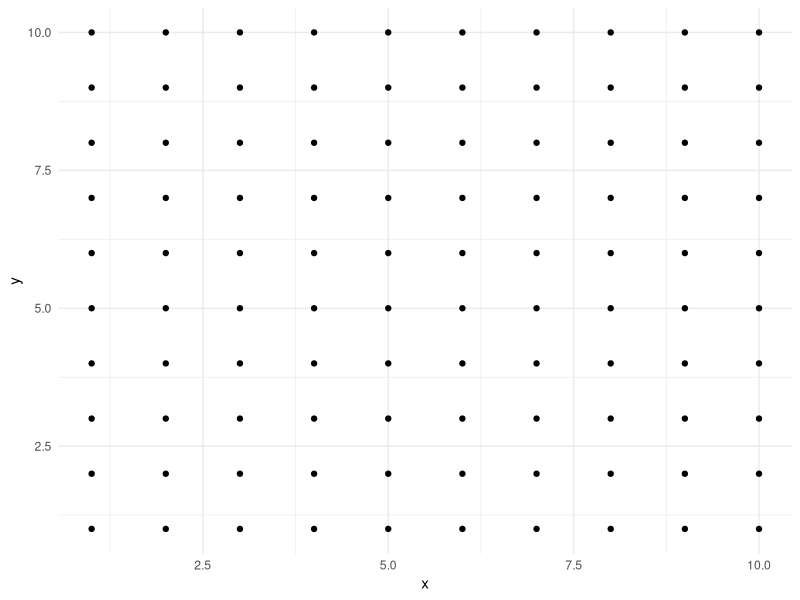
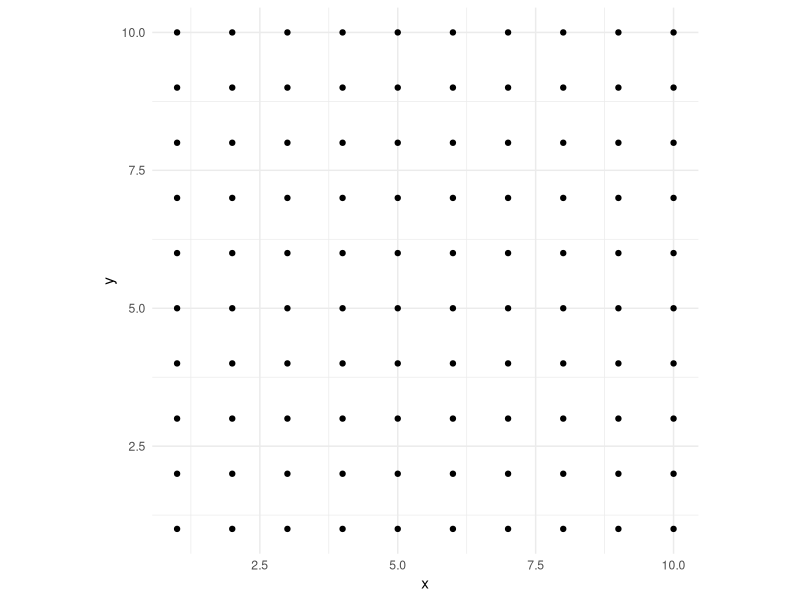
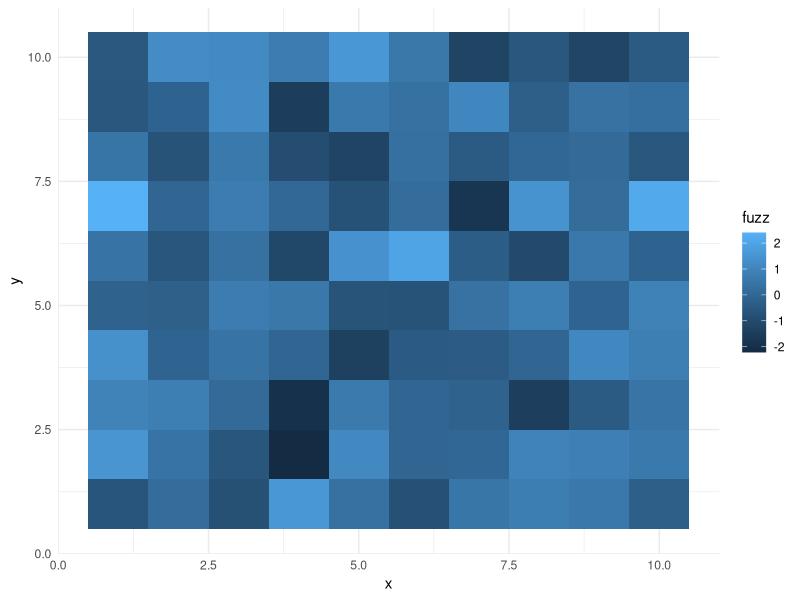
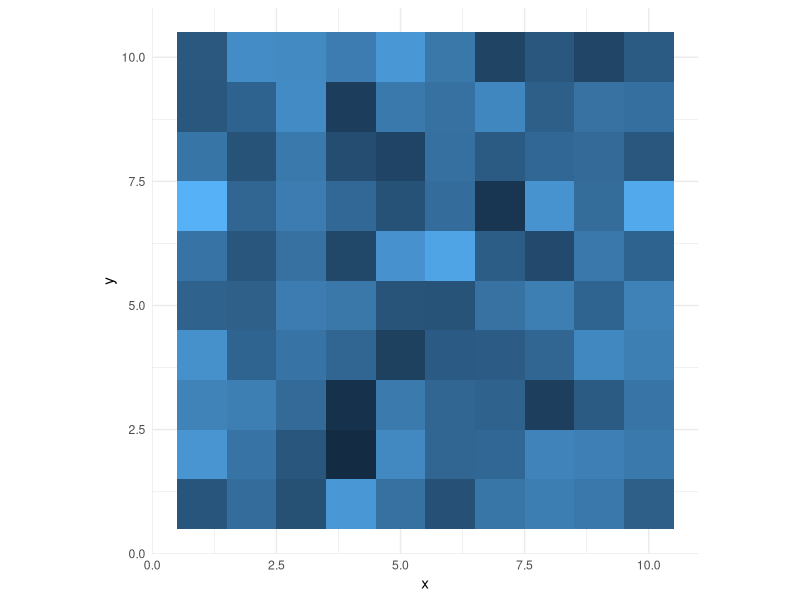
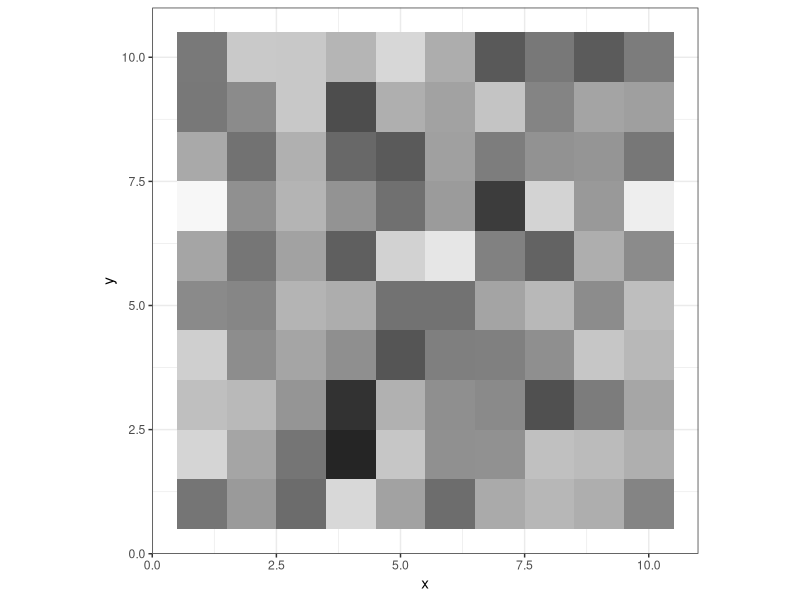
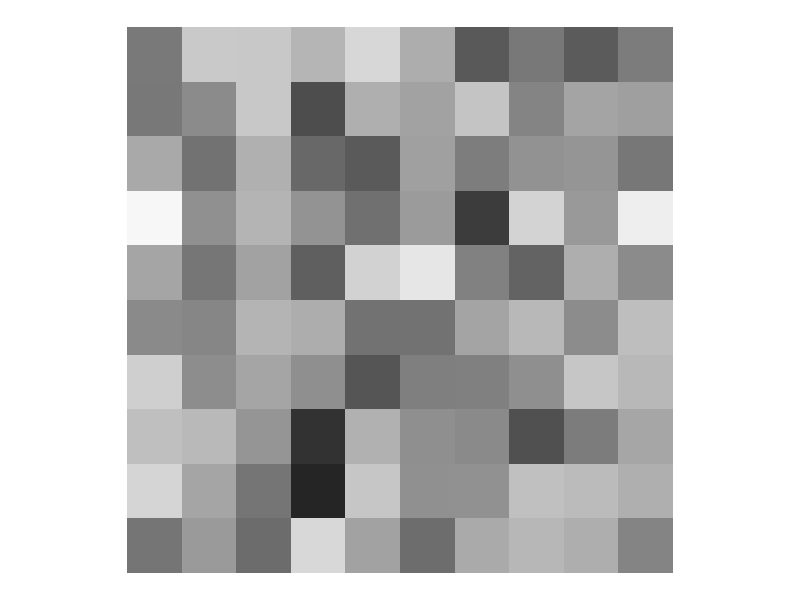
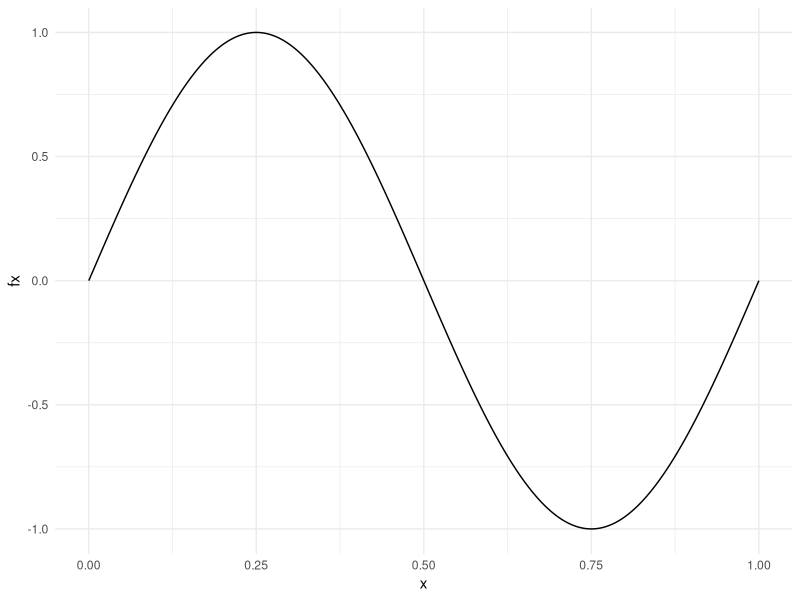
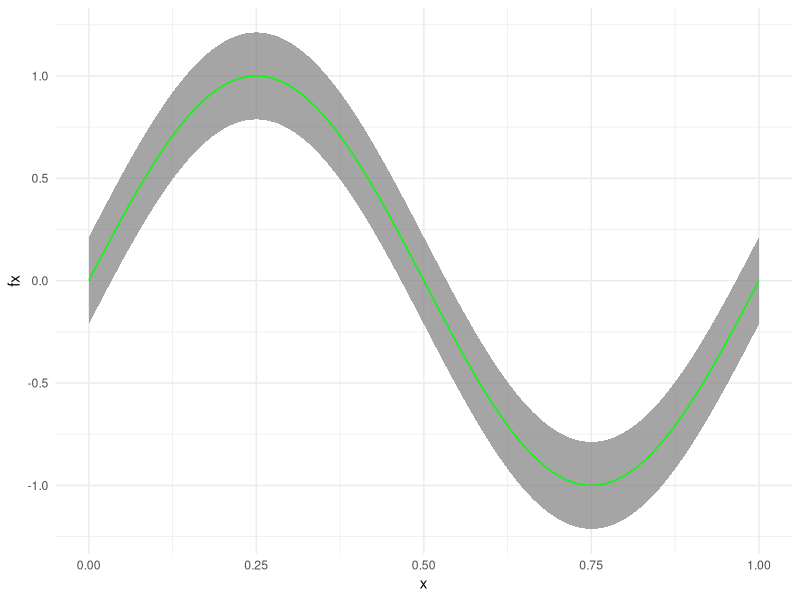

Here is the R script that generated these plots, in order:
## ---- chunk 1
knitr::opts_chunk$set(echo = TRUE, fig.height = 3, fig.align='center')
## ---- chunk 2
library("tidyverse")

df <- expand.grid("x" = 1:10, "y" = 1:10) 
ggplot(df, aes(x, y)) +
  geom_point() +
  theme_minimal()
## ---- chunk 3
ggplot(df, aes(x, y)) +
  geom_point() +
  theme_minimal() +
  coord_equal()
## ---- chunk 4
set.seed(1)
fuzz <- rnorm(nrow(df))
ggplot(df, aes(x, y, fill = fuzz)) +
  theme_minimal() +
  geom_tile()
## ---- chunk 5
set.seed(1)
fuzz <- rnorm(nrow(df))
ggplot(df, aes(x, y, fill = fuzz)) +
  theme_minimal() +
  geom_tile() +
  theme(legend.position = "none") +
  coord_equal()
## ---- chunk 6
set.seed(1)
fuzz <- rnorm(nrow(df))
ggplot(df, aes(x, y, fill = fuzz)) +
  theme_bw() +
  geom_tile() +
  coord_equal() +
  theme(legend.position = "none") +
  scale_fill_distiller(palette = "Greys")
## ---- chunk 7
set.seed(1)
fuzz <- rnorm(nrow(df))
ggplot(df, aes(x, y, fill = fuzz)) +
  geom_tile() +
  coord_equal() +
  scale_fill_distiller(palette = "Greys") +
  ylab(NULL) +
  xlab(NULL) +
  theme_void() +
  theme(legend.position = "none")
## ---- chunk 8
x <- seq(0, 1, 1e-4)
fx <- sin(2*pi*x)
sine <- data.frame("x" = x, "y" = fx)
ggplot(sine, aes(x, fx)) +
  theme_minimal() +
  geom_line()
## ---- chunk 9
x <- seq(0, 1, 1e-4)
fx <- sin(2*pi*x)
sine <- data.frame("x" = x, "y" = fx)
ggplot(sine, aes(x, fx)) +
  theme_minimal() +
  geom_ribbon(aes(ymin = fx - 0.2125, ymax = fx + 0.2125), fill = "grey50", alpha = 0.7) +
  geom_line(color = "green")
## ---- chunk 10
x1 <- c(-1, -0.8, -0.3, 0.3, 0.8, 1)
decagon_top <- sqrt(1 - (x1)^2)
x2 <- c(1, 0.8, 0.3, -0.3, -0.8, -1)
decagon_bot <- -1*sqrt(1 - (x2)^2)
decagon <- data.frame(x = c(x1, x2), y = c(decagon_bot, decagon_top))
ggplot(decagon, aes(x, y)) +
  geom_point() +
  geom_path() +
  theme_minimal()

## ---- chunk 11
set.seed(1)
df <- data.frame(x = rnorm(1e3, mean = 3, sd = 2))
ggplot(df, aes(x)) +
  geom_density() +
  stat_function(fun = dnorm, args = list(mean = 3, sd = 2), color = "red") +
  geom_vline(xintercept = 8, color = "red", linetype = "twodash", size = 1) +
  theme_minimal()
